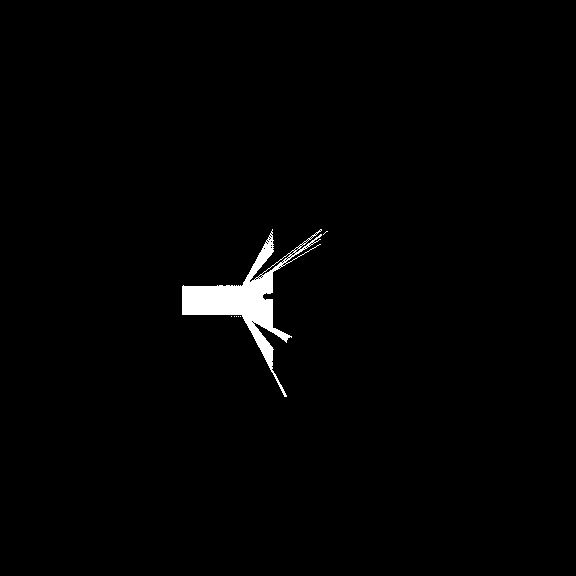
#> input picture src/map_sequence_2.png, 576 x 576 px
$ python RRT_star_multiple_runs.py
#> lines starting #> are read from the running program, lines starting #| are printed output that depends on the picture; after the words box and inside, x2 and y2 are one past the last pixel; in counts of white or black regions, pixels touching at a corner belong together
#!/usr/bin/python3

# -- implement RRT algorithm on a image

import cv2
import numpy as np
import networkx as nx
import random as rd
import math
from scipy.optimize import fsolve
import time


# -- This method generates a random sample in the space
def generateSample(height, width):
    sample_x = rd.randrange(0, height)
    sample_y = rd.randrange(0, width)

    #print([sample_x, sample_y])

    return [sample_x, sample_y]

# -- This method finds which existing node is the closest node to the generated sample
def findClosest(graph, sample):

    shortestDist = 1000000
    closestNode = 0

    for node in graph.nodes:
        node_x = graph.nodes[node]['x']
        node_y = graph.nodes[node]['y']

        tempNode = [node_x, node_y]

        dist = math.dist(sample, tempNode)

        if dist < shortestDist:
            shortestDist = dist
            closestNode = node

    return closestNode

# -- This method generates a new node that is along the line from the closests node and the sample
def propogate(graph, closestNode, sample):

    # I don't feel like calling the node a bunch of times so make an array to work with
    prevNode = [graph.nodes[closestNode]['x'], graph.nodes[closestNode]['y']]

    # Check to see if the sample is close enough to just be added as a node
    if math.dist(prevNode, sample) <= stepSize:
        return sample

    # Check if the X value of the previous node and the sample are the same to avoid divide by zero error
    if prevNode[0] == sample[0]:
        if prevNode[1] > sample[1]:
            x_true = prevNode[0]
            y_true = prevNode[1] - stepSize
        else:
            x_true = prevNode[0]
            y_true = prevNode[1] + stepSize

        return [x_true, y_true]

    # Find information needed for the line equation
    slope = (prevNode[1] - sample[1]) / (prevNode[0] - sample[0])
    y_intercept = sample[1] - (slope * sample[0])

    # Use formula to find desired point
    if prevNode[0] < sample[0]:
        x_true = prevNode[0] + (stepSize / math.sqrt(1 + slope**2))
        y_true = prevNode[1] + slope * (x_true - prevNode[0])

    elif prevNode[0] > sample[0]:
        x_true = prevNode[0] - (stepSize / math.sqrt(1 + slope**2))
        y_true = prevNode[1] + slope * (x_true - prevNode[0])


    # Return the point
    return [x_true, y_true]

# -- Checks if a number is between a range of numbers
def between(range_x, range_y, num):


    if num[1] >= range_x[0] and num[1] <= range_x[1]:
        if num[0] >= range_y[0] and num[0] <= range_y[1]:
            return True

    else:
        return False

# -- This method uses Bresenham's line Algorithm to draw an edge
# -- I got this from ChatGPT
def bresenham_line(x1, y1, x2, y2):
    # Setup initial conditions
    points = []
    dx = abs(x2 - x1)
    dy = abs(y2 - y1)
    x, y = x1, y1
    sx = 1 if x1 < x2 else -1
    sy = 1 if y1 < y2 else -1

    # Decision variables for determining the next point
    if dx > dy:
        err = dx / 2
        while x != x2:
            points.append((x, y))
            err -= dy
            if err < 0:
                y += sy
                err += dx
            x += sx
    else:
        err = dy / 2
        while y != y2:
            points.append((x, y))
            err -= dx
            if err < 0:
                x += sx
                err += dy
            y += sy

    points.append((x, y))  # Add the final point
    return points

# -- shortest neighbor check
def shortestNeighbor(currentNode, neighborhood, tree, img):

    validPathPossible = False
    bestNeighbor = 0
    shortestTrip = 10000

    for i in range(len(neighborhood)):

        line = []
        line = bresenham_line(int(currentNode[0]), int(currentNode[1]), tree.nodes[neighborhood[i]]['x'], tree.nodes[neighborhood[i]]['y'])
        lineValid = True

        for j in range(len(line)):
            if np.all(img[line[j][0], line[j][1]] == 0):
                lineValid = False
                break

        if lineValid:
            currentDist = math.dist([tree.nodes[neighborhood[i]]['x'], tree.nodes[neighborhood[i]]['y']], [int(currentNode[0]), int(currentNode[1])])
            currentShortPath = currentDist + tree.nodes[neighborhood[i]]['path_to_start']

            if currentShortPath <= shortestTrip:
                shortestTrip = currentShortPath
                bestNeighbor = neighborhood[i]
                validPathPossible = True

    return bestNeighbor, validPathPossible

def neighborhoodAdjustment(tree, currentNode, neighborhood):

    for i in range(len(neighborhood)):
        tempdist = math.dist([tree.nodes[currentNode]['x'], tree.nodes[currentNode]['y']], [tree.nodes[neighborhood[i]]['x'], tree.nodes[neighborhood[i]]['y']])
        temp_path_to_start = tempdist + tree.nodes[currentNode]['path_to_start']

        if temp_path_to_start < tree.nodes[neighborhood[i]]['path_to_start']:
            line = []
            line = bresenham_line(tree.nodes[currentNode]['x'], tree.nodes[currentNode]['y'], tree.nodes[neighborhood[i]]['x'], tree.nodes[neighborhood[i]]['y'])
            lineValid = True

            for j in range(len(line)):
                if np.all(img[line[j][0], line[j][1]] == 0):
                    #print("bad line")
                    lineValid = False
                    break

            if lineValid:
                #print("current parent: ", tree.nodes[neighborhood[i]]['parent'])
                tree.nodes[neighborhood[i]]['parent'] = currentNode
                tree.nodes[neighborhood[i]]['path_to_start'] = temp_path_to_start


# -- This is the algroithm, use it to search for a motion plan
def rrt_algorithm(img, start, end, tree):

    # Initialize start
    tree.add_node(1)
    tree.nodes[1]['x'] = start[0]
    tree.nodes[1]['y'] = start[1]
    tree.nodes[1]['parent'] = 0
    tree.nodes[1]['path_to_start'] = 0
    img[start[0], start[1]] = [0,0,255]

    # Inflate goal zone
    inflateVal = 25
    goalzone_x = [(end[0] - inflateVal), (end[0] + inflateVal)]
    goalzone_y = [(end[1] - inflateVal), (end[1] + inflateVal)]

    # [11 lines of commented-out code are left out]
    notAtGoal = True
    goalNode = 0
    notAtRoot = True
    path = []
    bestNeighbor = 0
    neighborhood = []

    # Generate new nodes until one is in the goalzone
    while notAtGoal:

        # Generate a sample
        sample = generateSample(imgHeight, imgWidth)

        # Find the closest node to the sample
        closestNode = findClosest(tree, sample)
        # If the sample happens to be the same point as the node generate a new node.
        # Yes the possiblilty exist that the node generated might still over lap with the point, but I am willing to live with those odds
        #print(closestNode)
        if tree.nodes[closestNode]['x'] == sample[0] and tree.nodes[closestNode]['y'] == sample[1]:
            sample = generateSample(imgHeight, imgWidth)

        # Generate a new node
        newNodeID = len(tree) + 1
        validNode = False

        while not validNode:
            newNodeCoords = propogate(tree, closestNode, sample)
            color = img[int(newNodeCoords[0]), int(newNodeCoords[1])]

            if not np.all(color == 0):

                # Initialize neighborhood
                neighborhood = []

                # Build the node's neighborhood
                for i in range(len(tree.nodes)):
                    tempDistance = math.dist([tree.nodes[i + 1]['x'], tree.nodes[i + 1]['y']], [int(newNodeCoords[0]), int(newNodeCoords[1])])
                    if tempDistance <= neighbors:
                        neighborhood.append(i + 1)

                # Check which neighbor gives the shortest path to the start
                bestNeighbor, lineValid = shortestNeighbor(newNodeCoords, neighborhood, tree, img)

                if lineValid:
                    validNode = True

                else:
                    sample = generateSample(imgHeight, imgWidth)
                    if tree.nodes[closestNode]['x'] == sample[0] and tree.nodes[closestNode]['y'] == sample[1]:
                        sample = generateSample(imgHeight, imgWidth)


            else:
                sample = generateSample(imgHeight, imgWidth)
                if tree.nodes[closestNode]['x'] == sample[0] and tree.nodes[closestNode]['y'] == sample[1]:
                    sample = generateSample(imgHeight, imgWidth)

        #print("we made something valid")
        # Add new node to graph
        tree.add_node(newNodeID)
        tree.nodes[newNodeID]['x'] = int(newNodeCoords[0])
        tree.nodes[newNodeID]['y'] = int(newNodeCoords[1])
        tree.nodes[newNodeID]['parent'] = bestNeighbor
        tree.nodes[newNodeID]['path_to_start'] = tree.nodes[bestNeighbor]['path_to_start'] + math.dist([tree.nodes[bestNeighbor]['x'], tree.nodes[bestNeighbor]['y']], [int(newNodeCoords[0]), int(newNodeCoords[1])])
        #print("A new node was added")
        #tree.add_edge(closestNode, newNodeID)

        # Check if this new node makes paths shorter for it's neighbors
        neighborhoodAdjustment(tree, newNodeID, neighborhood)

        # Check if newest node is in goal zone
        if between(goalzone_x, goalzone_y,  [tree.nodes[newNodeID]['x'],tree.nodes[newNodeID]['y']] ):
            notAtGoal = False
            goalNode = newNodeID
            print("========================")
            print("goal node ID: ", goalNode)
            print("goal node coords: ", [tree.nodes[newNodeID]['x'],tree.nodes[newNodeID]['y']])
            print("========================")

    return tree, goalNode

def profileEnd(start, path):
    end = time.time()
    total = end - start
    with open(path, 'a') as f:
        f.write('\n')
        f.write(str(total))

def erode_image(map_array, filter_size = 9):
    """ Erodes the image to reduce the chances of robot colliding with the wall
    each pixel is 0.05 meter. The robot is 30 cm wide, that is 0.3 m. Half is
    0.15 m. If we increase the walls by 20 cm on either side, the kernel should
    be 40 cm wide. 0.4 / 0.05 = 8
    """
    kernel = np.ones((filter_size,filter_size), np.uint8)
    eroded_img = cv2.erode(map_array, kernel, iterations = 1)
    return eroded_img


if __name__ == "__main__":
    # -- import an image and convert it to a binary image
    img = cv2.imread('map_sequence_2.png')
#> img is the input picture: shape (576, 576, 3); 1.4% white; 7 white regions (6 under 20 px), largest, box (x1, y1, x2, y2) and area: (182, 229, 322, 397) 4541
    gray = cv2.cvtColor(img, cv2.COLOR_BGR2GRAY)
    ret, thresh = cv2.threshold(gray, 127, 255, cv2.THRESH_BINARY)

    imgHeight, imgWidth, channels = img.shape
#> imgHeight = 576; imgWidth = 576; channels = 3


    # -- initialize the start and end points
    start = [300, 190]
    #end = [980, 980]
    #end = [200, 350]
    end = [285, 300]

    # -- initialize the tree
    tree = nx.Graph()

    # -- Define step size
    stepSize = 15

    # -- Define neighborhood Length
    neighbors = 50

    # -- Run algorithm
    for i in range(100):
        tree = nx.Graph()
        start_timer = time.time()
        map_data = erode_image(img)
        tree, goalNode = rrt_algorithm(map_data, start, end, tree)
        profileEnd(start_timer, "RRT_profile_data/RRT_profile_sequence2_n100.txt")
#> this loop made 100 passes
#> goalNode on pass 1: 20
#> pass 1, in erode_image, `eroded_img = cv2.erode(map_array, kernel, iterations = 1)`:
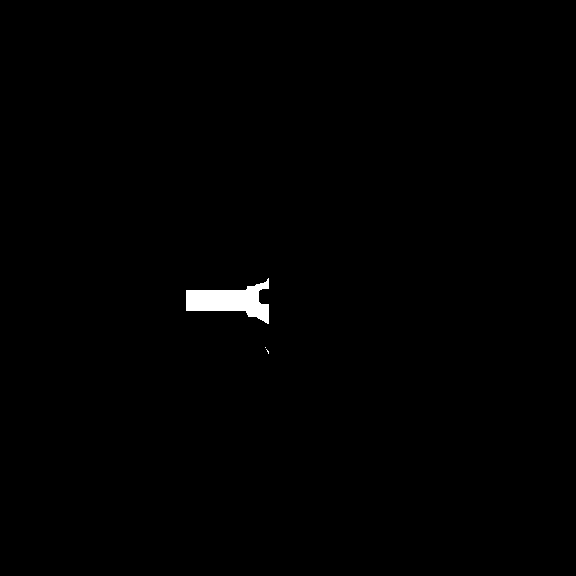
#> eroded_img: shape (576, 576, 3); 0.58% white; 3 white regions (2 under 20 px), largest, box (x1, y1, x2, y2) and area: (186, 278, 269, 324) 1920


    # -- Draw graph
    for i in range(len(tree.nodes)):
        node = i + 1
        # Draw node
        img[tree.nodes[node]['x'], tree.nodes[node]['y']] = [0, 0, 255]

        # Draw line
        if tree.nodes[node]['parent'] == 0:
            pass
        else:
            parent = tree.nodes[node]['parent']
            cv2.line(img, (tree.nodes[node]['y'], tree.nodes[node]['x']), (tree.nodes[parent]['y'], tree.nodes[parent]['x']), (255, 0, 0), 1)
#> this loop made 7 passes
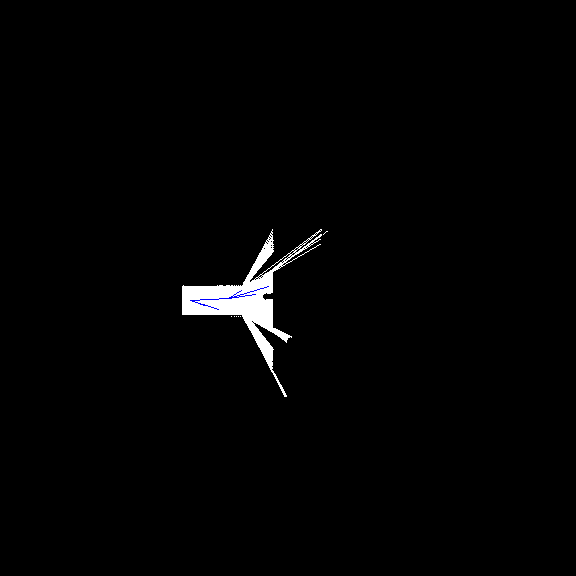
#> img: shape (576, 576, 3); 0.04% of pixels changed, all inside (x1, y1, x2, y2) = (190, 286, 269, 310)

    #cv2.imshow('My Image',img)
    #cv2.waitKey(0)
    #cv2.destroyAllWindows()

    # Attempt to display best path
    notRoot = True
    bestpath = []
    bestpath.append(goalNode)
    current_node = goalNode

    while notRoot:
        img[tree.nodes[current_node]['x'], tree.nodes[current_node]['y']] = [0, 0, 255]
        #img[tree.nodes[current_node]['y'], tree.nodes[current_node]['x']] = [0, 0, 255]

        parent = tree.nodes[current_node]['parent']

        if parent != 0:
            cv2.line(img, (tree.nodes[parent]['y'], tree.nodes[parent]['x']), (tree.nodes[current_node]['y'], tree.nodes[current_node]['x']), (0, 0, 255), 5)
            current_node = parent
            bestpath.append(parent)
        else:
            notRoot = False
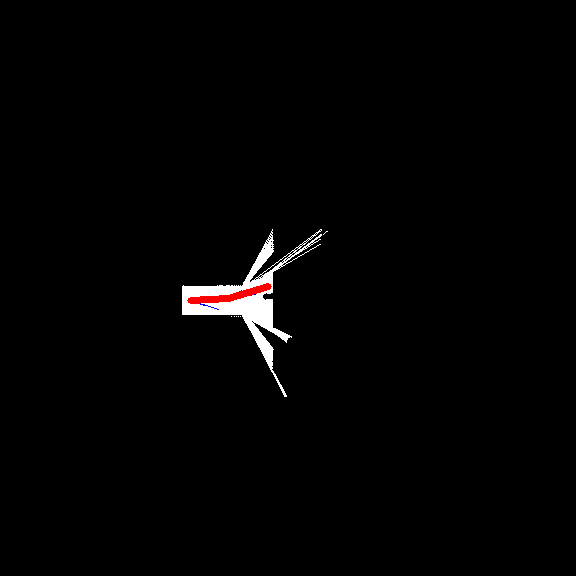
#> img: shape (576, 576, 3); 0.18% of pixels changed, all inside (x1, y1, x2, y2) = (187, 283, 272, 304)


    cv2.imwrite("RRT_map_sequence_eroded_2.png", img)

    cv2.imshow('My Image',img)
    cv2.waitKey(0)
    cv2.destroyAllWindows()
